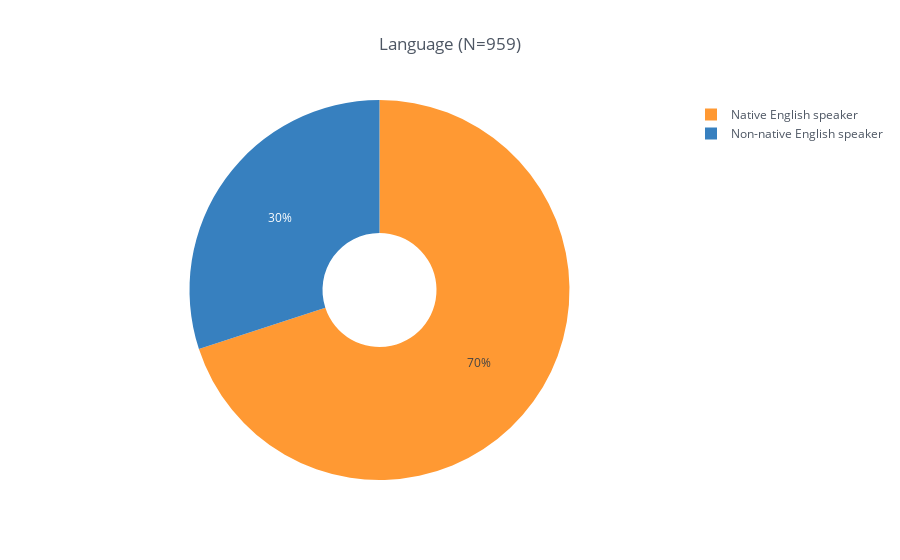

Notebook code cell kept with this figure:
### Code cell
total_responses = sum(gcbs_clean_df['DEMO_engnat'].value_counts())
lang_df = gcbs_clean_df['DEMO_engnat'].value_counts().rename_axis('DEMO_engnat').reset_index(name='counts')
lang_df.iplot(kind='pie', labels='DEMO_engnat', values='counts', title='Language (N={})'.format(total_responses), hoverinfo="label+percent+name", hole=0.3, theme='white')

### Figure 1 — Plotly figure (JSON) as saved in the notebook; plotly's stock layout.template omitted (floating-point values rounded to 4 significant figures)
{"data": [{"hole": 0.3, "labels": ["Native English speaker", "Non-native English speaker"], "marker": {"colors": ["rgba(255, 153, 51, 1.0)", "rgba(55, 128, 191, 1.0)"]}, "name": "", "type": "pie", "values": [671, 288]}], "layout": {"legend": {"bgcolor": "#FFFFFF", "font": {"color": "#4D5663"}}, "paper_bgcolor": "#FFFFFF", "plot_bgcolor": "#FFFFFF", "title": "Language (N=959)", "titlefont": {"color": "#4D5663"}}}
